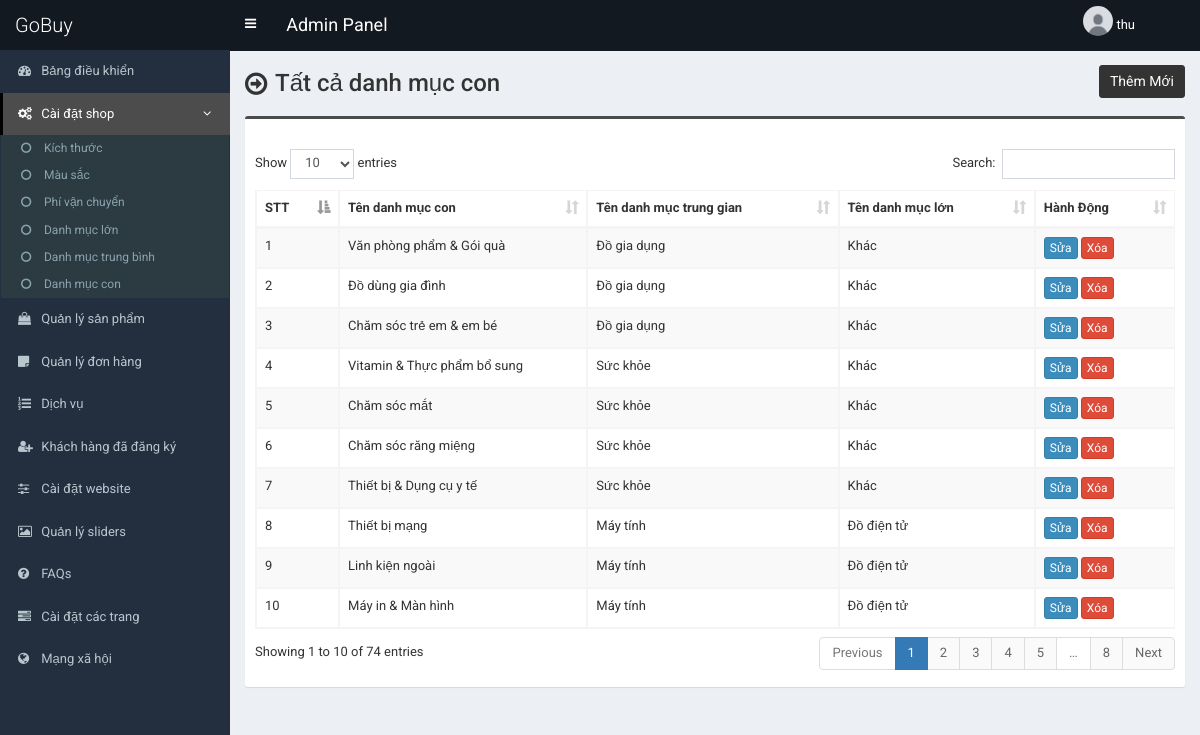
Page /admin/end-category.php (signed in) on the committed database.
### tables this page shows
CREATE TABLE `table_end_category` (
  `ecat_id` int(11) NOT NULL,
  `ecat_name` text NOT NULL,
  `mcat_id` int(11) NOT NULL
);

CREATE TABLE `table_mid_category` (
  `mcat_id` int(11) NOT NULL,
  `mcat_name` text NOT NULL,
  `tcat_id` int(11) NOT NULL
);

CREATE TABLE `table_top_category` (
  `tcat_id` int(11) NOT NULL,
  `tcat_name` text NOT NULL,
  `show_on_menu` int(1) NOT NULL
);

### admin/end-category.php (the view, shortened to what this page needs)
<?php require_once('header.php'); ?>
<section class="content-header">
    <div class="content-header-left">
        <h1>Tất cả danh mục con</h1>
    </div>
    <div class="content-header-right">
        <a href="end-category-add.php" class="btn btn-primary btn-sm">Thêm Mới</a>
    </div>
</section>
<section class="content">
    <div class="row">
        <div class="col-md-12">
            <div class="box box-info">
                <div class="box-body table-responsive">
                    <table id="example1" class="table table-bordered table-hover table-striped">
                        <thead>
                            <tr>
                                <th>STT</th>
                                <th>Tên danh mục con</th>
                                <th>Tên danh mục trung gian</th>
                                <th>Tên danh mục lớn</th>
                                <th>Hành Động</th>
                            </tr>
                        </thead>
                        <tbody>
                            <?php
                            $i = 0;
                            $statement = $pdo->prepare("SELECT *
                                    FROM table_end_category t1
                                    JOIN table_mid_category t2
                                    ON t1.mcat_id = t2.mcat_id
                                    JOIN table_top_category t3
                                    ON t2.tcat_id = t3.tcat_id
                                    ORDER BY t1.ecat_id DESC
                                    ");
                            $statement->execute();
                            $result = $statement->fetchAll(PDO::FETCH_ASSOC);
                            foreach ($result as $row) {
                                $i++;
                            ?>
                            <tr>
                                <td><?php echo $i; ?></td>
                                <td><?php echo $row['ecat_name']; ?></td>
                                <td><?php echo $row['mcat_name']; ?></td>
                                <td><?php echo $row['tcat_name']; ?></td>
                                <td>
                                    <a href="end-category-edit.php?id=<?php echo $row['ecat_id']; ?>"
                                        class="btn btn-primary btn-xs edit-btn">Sửa</a>
                                    <a href="#" class="btn btn-danger btn-xs"
                                        data-href="end-category-delete.php?id=<?php echo $row['ecat_id']; ?>"
                                        data-toggle="modal" data-target="#confirm-delete">Xóa</a>
                                </td>
                            </tr>
                            <?php
                            }
                            ?>
                        </tbody>
                    </table>
                </div>
            </div>
</section>
<?php require_once('footer.php'); ?>

### admin/style.css (style rules this page uses)
body { font-size: 13px; font-family: "Roboto", sans-serif; }
.content-header>h1, .content-header .content-header-left h1 { font-family: "Roboto", sans-serif; }
.box-info { padding-top: 20px; }
.content-header { overflow: hidden; }
.content-header .content-header-left { float: left; padding-top: 5px; }
.content-header .content-header-right { float: right; display: flex; }
.content-header .content-header-left h1 { margin-top: 0; margin-bottom: 0; padding-left: 30px; padding-bottom: 5px; font-size: 24px; position: relative; }
.content-header .content-header-left h1:before { position: absolute; top: 0; left: 0; font-family: "FontAwesome", sans-serif; font-size: 26px; content: "\f18e"; }
.content-header .content-header-right a { position: relative; font-size: 14px; }
.box.box-info { border-top-color: #4c4c4c; }
.content-header .content-header-right a { background-color: #333333; border-color: #333333; }

### rows in the picture
table_end_category: ecat_name "Văn phòng phẩm & Gói quà", mcat.mcat_name "Đồ gia dụng", table_top_category.tcat_name "Khác"
table_end_category: ecat_name "Đồ dùng gia đình", mcat.mcat_name "Đồ gia dụng", table_top_category.tcat_name "Khác"
table_end_category: ecat_name "Chăm sóc trẻ em & em bé", mcat.mcat_name "Đồ gia dụng", table_top_category.tcat_name "Khác"
table_end_category: ecat_name "Vitamin & Thực phẩm bổ sung", mcat.mcat_name "Sức khỏe", table_top_category.tcat_name "Khác"
table_end_category: ecat_name "Chăm sóc mắt", mcat.mcat_name "Sức khỏe", table_top_category.tcat_name "Khác"
table_end_category: ecat_name "Chăm sóc răng miệng", mcat.mcat_name "Sức khỏe", table_top_category.tcat_name "Khác"
table_end_category: ecat_name "Thiết bị & Dụng cụ y tế", mcat.mcat_name "Sức khỏe", table_top_category.tcat_name "Khác"
table_end_category: ecat_name "Thiết bị mạng", mcat.mcat_name "Máy tính", table_top_category.tcat_name "Đồ điện tử"
table_end_category: ecat_name "Linh kiện ngoài", mcat.mcat_name "Máy tính", table_top_category.tcat_name "Đồ điện tử"
table_end_category: ecat_name "Máy in & Màn hình", mcat.mcat_name "Máy tính", table_top_category.tcat_name "Đồ điện tử"

### other values in the picture
$_SESSION['admin']['full_name'] "thu"
